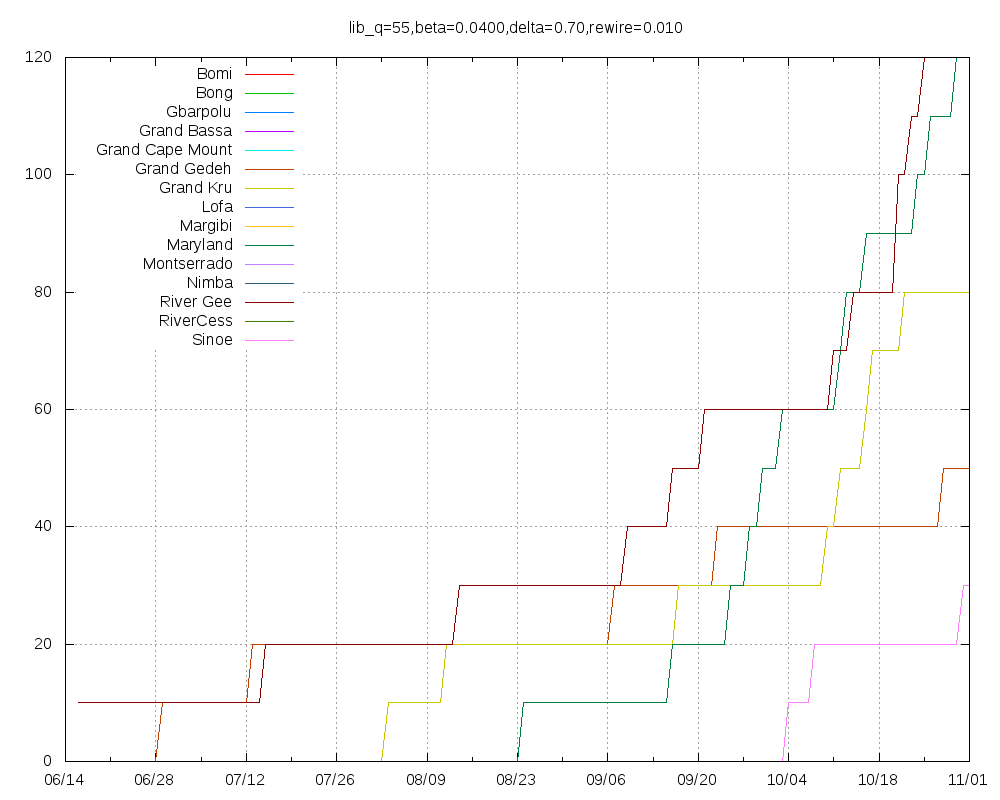

This figure's gnuplot source:
set title "lib_q=55,beta=0.0400,delta=0.70,rewire=0.010"
set key top left
set grid
set xdata time
set timefmt "%Y-%m-%d"
set terminal png size 1000,800
set output "lib_q=55,beta=0.0400,delta=0.70,rewire=0.010.png"
plot "Bomi.tab" using 1:2 title "Bomi" with lines,"Bong.tab" using 1:2 title "Bong" with lines,"Gbarpolu.tab" using 1:2 title "Gbarpolu" with lines,"Grand_Bassa.tab" using 1:2 title "Grand Bassa" with lines,"Grand_Cape_Mount.tab" using 1:2 title "Grand Cape Mount" with lines,"Grand_Gedeh.tab" using 1:2 title "Grand Gedeh" with lines,"Grand_Kru.tab" using 1:2 title "Grand Kru" with lines,"Lofa.tab" using 1:2 title "Lofa" with lines,"Margibi.tab" using 1:2 title "Margibi" with lines,"Maryland.tab" using 1:2 title "Maryland" with lines,"Montserrado.tab" using 1:2 title "Montserrado" with lines,"Nimba.tab" using 1:2 title "Nimba" with lines,"River_Gee.tab" using 1:2 title "River Gee" with lines,"RiverCess.tab" using 1:2 title "RiverCess" with lines,"Sinoe.tab" using 1:2 title "Sinoe" with lines
